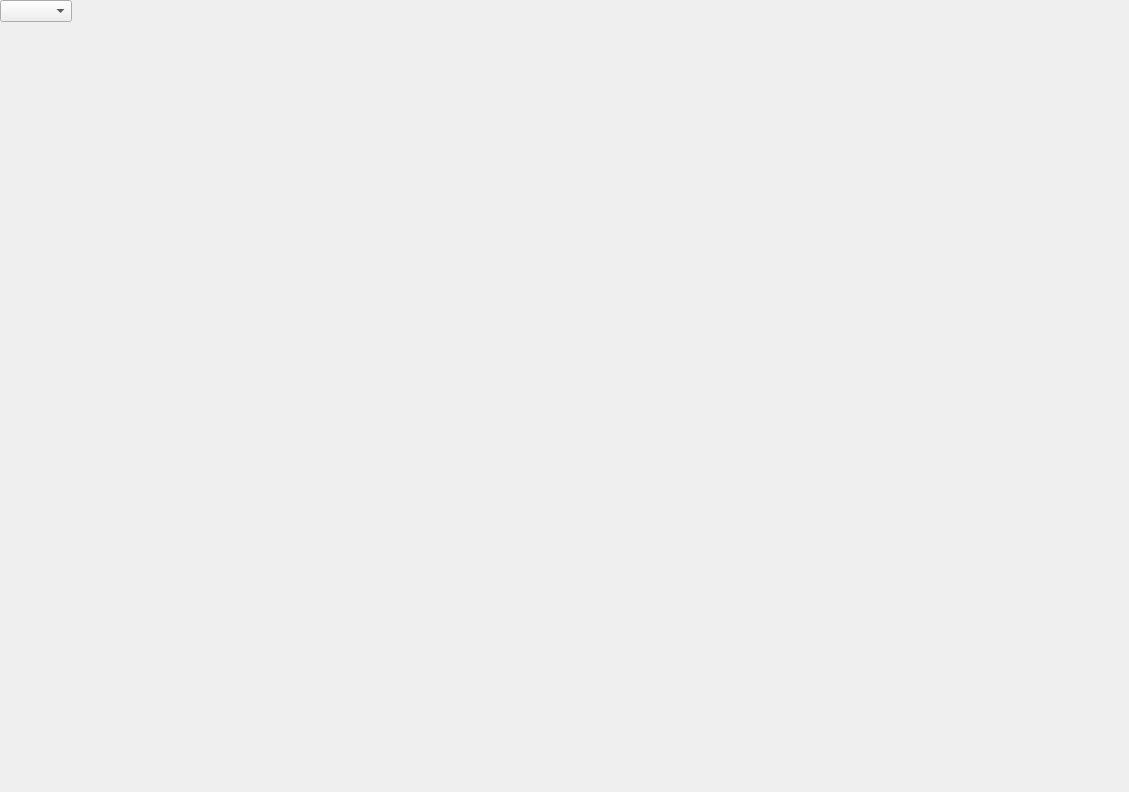
<?xml version="1.0" encoding="UTF-8"?>
<ui version="4.0">
 <class>AmuletMainWindow</class>
 <widget class="QMainWindow" name="AmuletMainWindow">
  <property name="geometry">
   <rect>
    <x>0</x>
    <y>0</y>
    <width>1129</width>
    <height>792</height>
   </rect>
  </property>
  <property name="windowTitle">
   <string>Amulet Editor</string>
  </property>
  <widget class="QWidget" name="_widget">
   <layout class="QVBoxLayout" name="_widget_layout" stretch="0,1">
    <property name="spacing">
     <number>0</number>
    </property>
    <property name="leftMargin">
     <number>0</number>
    </property>
    <property name="topMargin">
     <number>0</number>
    </property>
    <property name="rightMargin">
     <number>0</number>
    </property>
    <property name="bottomMargin">
     <number>0</number>
    </property>
    <item>
     <layout class="QHBoxLayout" name="_header_layout">
      <property name="spacing">
       <number>0</number>
      </property>
      <item>
       <widget class="QComboBox" name="context_switch"/>
      </item>
      <item>
       <spacer name="_header_spacer">
        <property name="orientation">
         <enum>Qt::Horizontal</enum>
        </property>
        <property name="sizeHint" stdset="0">
         <size>
          <width>40</width>
          <height>20</height>
         </size>
        </property>
       </spacer>
      </item>
     </layout>
    </item>
    <item>
     <layout class="QHBoxLayout" name="_main_layout" stretch="0,1">
      <item>
       <widget class="ToolBar" name="toolbar">
        <property name="backgroundColor" stdset="0">
         <string notr="true">surface</string>
        </property>
       </widget>
      </item>
      <item>
       <widget class="RecursiveSplitter" name="view_container"/>
      </item>
     </layout>
    </item>
   </layout>
  </widget>
 </widget>
 <customwidgets>
  <customwidget>
   <class>ToolBar</class>
   <extends>QFrame</extends>
   <header>.toolbar</header>
   <container>1</container>
  </customwidget>
  <customwidget>
   <class>RecursiveSplitter</class>
   <extends>QFrame</extends>
   <header>amulet_team_main_window._application.tab_engine</header>
   <container>1</container>
  </customwidget>
 </customwidgets>
 <resources/>
 <connections/>
</ui>
